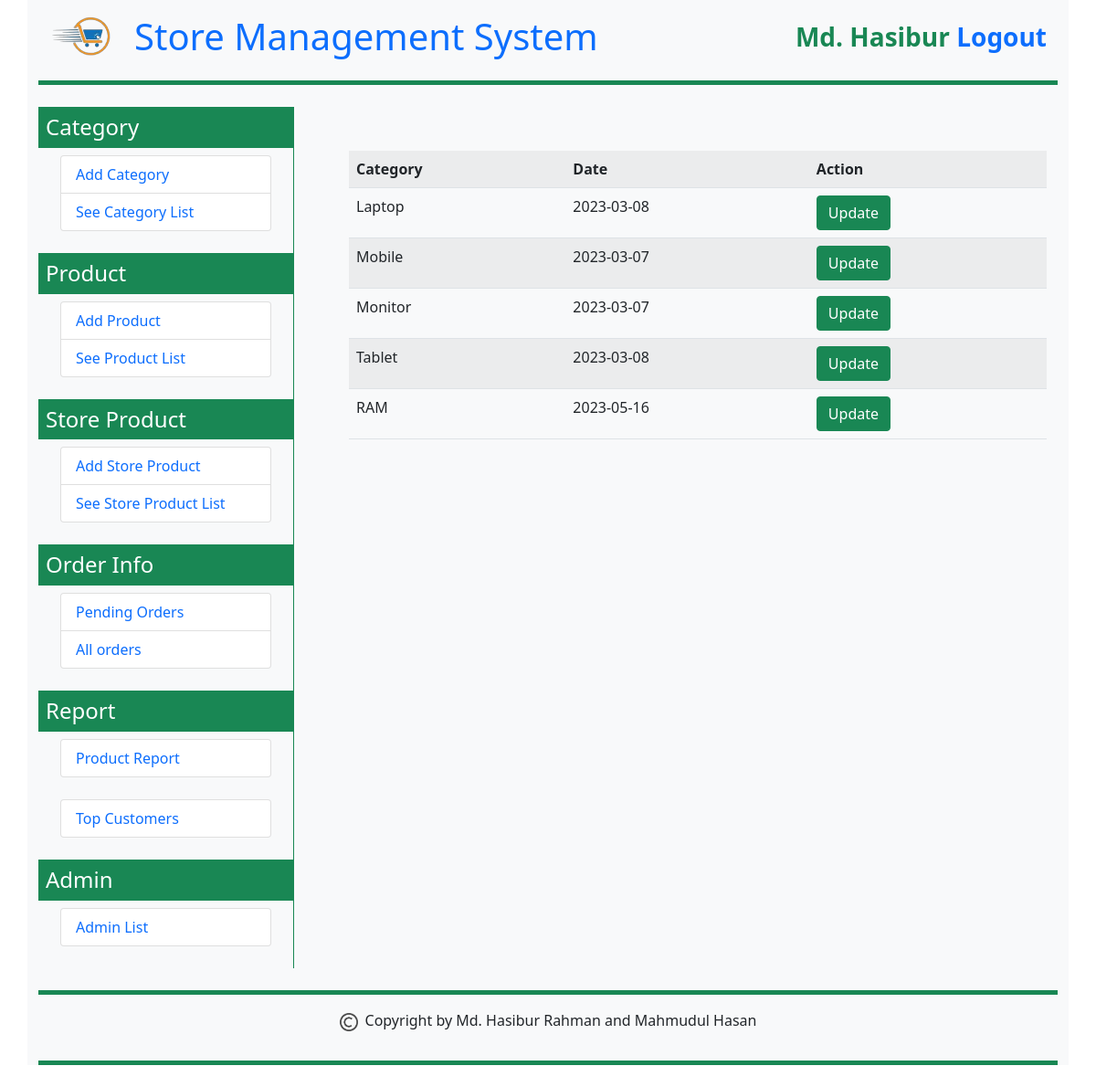
Page /sms/category_list.php (signed in) on the committed database.
### tables this page shows
CREATE TABLE `category` (
  `category_id` int(11) NOT NULL,
  `category_name` varchar(30) NOT NULL,
  `category_entrydate` varchar(10) NOT NULL
);

### sms/category_list.php (the view, shortened to what this page needs)
<?php
    require('connector.php');
    $user_first_name = $_SESSION['user_first_name'];
    $user_last_name = $_SESSION['user_last_name'];
    if(!empty($user_first_name) && !empty($user_last_name)){
?>
<!DOCTYPE html>
<html>
    <head>
        <link href="https://cdn.jsdelivr.net/npm/bootstrap@5.0.2/dist/css/bootstrap.min.css" rel="stylesheet">
        <link rel="stylesheet" href="https://cdnjs.cloudflare.com/ajax/libs/font-awesome/6.4.0/css/all.min.css" />
    </head>
    <body>
        <div class="container bg-light">
            <div class="container-fluid border-bottom border-success border-5 mb-4 py-3">
                <?php include('fixed_part/topbar.php'); ?>
            </div>
            <div class="container-fluid">
                <div class="row">
                    <div class="col-sm-3 bg-light p-0 m-0">
                        <?php include('fixed_part/left_part.php'); ?>
                    </div>
                    <div class="col-sm-9 border-start border-success">
                        <div class="container p-4 m-4">
                            <?php
                            $sql = "SELECT * FROM category";
                            $query = $conn->query($sql);
                            echo "<table class='table table-striped table-hover' ><tr><th>Category</th><th>Date</th><th>Action</th></tr>";
                            while($data = mysqli_fetch_array($query)){
                                    $category_id = $data['category_id'];
                                    $category_name = $data['category_name'];
                                    $category_entrydate = $data['category_entrydate'];
                                    echo "<tr>
                                            <td>$category_name</td>
                                            <td>$category_entrydate</td>
                                            <td>
                                            <a href='category_update.php?id=$category_id' class='btn btn-success'>
                                            Update
                                            </td>
                                        </tr>";
                            }
                            echo "</table>"
                            ?>
                        </div>
                    </div>
                </div>
            </div>
            <div class="container-fluid border-bottom border-top border-success border-5 mt-4 mb-4 py-3">
                <?php include('fixed_part/footer.php'); ?>
            </div>
        </div>
    </body>
</html>
<?php
    }
    else{
        header('location:login.php');
    }
?>

### rows in the picture
category: category_name "Laptop", category_entrydate "2023-03-08"
category: category_name "Mobile", category_entrydate "2023-03-07"
category: category_name "Monitor", category_entrydate "2023-03-07"
category: category_name "Tablet", category_entrydate "2023-03-08"
category: category_name "RAM", category_entrydate "2023-05-16"

### other values in the picture
$user_first_name "Md. Hasibur"
